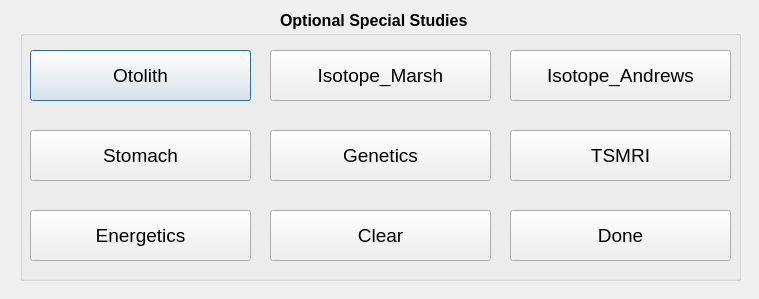
<?xml version="1.0" encoding="UTF-8"?>
<ui version="4.0">
 <class>ablspeciesstudiesDlg</class>
 <widget class="QDialog" name="ablspeciesstudiesDlg">
  <property name="geometry">
   <rect>
    <x>0</x>
    <y>0</y>
    <width>759</width>
    <height>299</height>
   </rect>
  </property>
  <property name="windowTitle">
   <string>Special Studies</string>
  </property>
  <widget class="QGroupBox" name="groupBox">
   <property name="geometry">
    <rect>
     <x>20</x>
     <y>30</y>
     <width>721</width>
     <height>251</height>
    </rect>
   </property>
   <property name="title">
    <string/>
   </property>
   <widget class="QPushButton" name="otolithBtn">
    <property name="geometry">
     <rect>
      <x>10</x>
      <y>20</y>
      <width>221</width>
      <height>51</height>
     </rect>
    </property>
    <property name="font">
     <font>
      <pointsize>14</pointsize>
     </font>
    </property>
    <property name="text">
     <string>Otolith</string>
    </property>
    <property name="checkable">
     <bool>true</bool>
    </property>
   </widget>
   <widget class="QPushButton" name="stomachBtn">
    <property name="geometry">
     <rect>
      <x>10</x>
      <y>100</y>
      <width>221</width>
      <height>51</height>
     </rect>
    </property>
    <property name="font">
     <font>
      <pointsize>14</pointsize>
     </font>
    </property>
    <property name="text">
     <string>Stomach</string>
    </property>
    <property name="checkable">
     <bool>true</bool>
    </property>
   </widget>
   <widget class="QPushButton" name="isotopeMarshBtn">
    <property name="geometry">
     <rect>
      <x>250</x>
      <y>20</y>
      <width>221</width>
      <height>51</height>
     </rect>
    </property>
    <property name="font">
     <font>
      <pointsize>14</pointsize>
     </font>
    </property>
    <property name="text">
     <string>Isotope_Marsh</string>
    </property>
    <property name="checkable">
     <bool>true</bool>
    </property>
   </widget>
   <widget class="QPushButton" name="geneticsBtn">
    <property name="geometry">
     <rect>
      <x>250</x>
      <y>100</y>
      <width>221</width>
      <height>51</height>
     </rect>
    </property>
    <property name="font">
     <font>
      <pointsize>14</pointsize>
     </font>
    </property>
    <property name="text">
     <string>Genetics</string>
    </property>
    <property name="checkable">
     <bool>true</bool>
    </property>
   </widget>
   <widget class="QPushButton" name="doneBtn">
    <property name="geometry">
     <rect>
      <x>490</x>
      <y>180</y>
      <width>221</width>
      <height>51</height>
     </rect>
    </property>
    <property name="font">
     <font>
      <pointsize>14</pointsize>
     </font>
    </property>
    <property name="text">
     <string>Done</string>
    </property>
   </widget>
   <widget class="QPushButton" name="clearBtn">
    <property name="geometry">
     <rect>
      <x>250</x>
      <y>180</y>
      <width>221</width>
      <height>51</height>
     </rect>
    </property>
    <property name="font">
     <font>
      <pointsize>14</pointsize>
     </font>
    </property>
    <property name="text">
     <string>Clear</string>
    </property>
   </widget>
   <widget class="QPushButton" name="energeticBtn">
    <property name="geometry">
     <rect>
      <x>10</x>
      <y>180</y>
      <width>221</width>
      <height>51</height>
     </rect>
    </property>
    <property name="font">
     <font>
      <pointsize>14</pointsize>
     </font>
    </property>
    <property name="text">
     <string>Energetics</string>
    </property>
    <property name="checkable">
     <bool>true</bool>
    </property>
   </widget>
   <widget class="QPushButton" name="tsmriBtn">
    <property name="geometry">
     <rect>
      <x>490</x>
      <y>100</y>
      <width>221</width>
      <height>51</height>
     </rect>
    </property>
    <property name="font">
     <font>
      <pointsize>14</pointsize>
     </font>
    </property>
    <property name="text">
     <string>TSMRI</string>
    </property>
    <property name="checkable">
     <bool>true</bool>
    </property>
   </widget>
   <widget class="QPushButton" name="isotopeAndrewsBtn">
    <property name="geometry">
     <rect>
      <x>490</x>
      <y>20</y>
      <width>221</width>
      <height>51</height>
     </rect>
    </property>
    <property name="font">
     <font>
      <pointsize>14</pointsize>
     </font>
    </property>
    <property name="text">
     <string>Isotope_Andrews</string>
    </property>
    <property name="checkable">
     <bool>true</bool>
    </property>
   </widget>
  </widget>
  <widget class="QLabel" name="label_3">
   <property name="geometry">
    <rect>
     <x>280</x>
     <y>10</y>
     <width>201</width>
     <height>20</height>
    </rect>
   </property>
   <property name="font">
    <font>
     <pointsize>12</pointsize>
     <weight>75</weight>
     <bold>true</bold>
    </font>
   </property>
   <property name="text">
    <string>Optional Special Studies</string>
   </property>
  </widget>
 </widget>
 <resources/>
 <connections/>
</ui>
